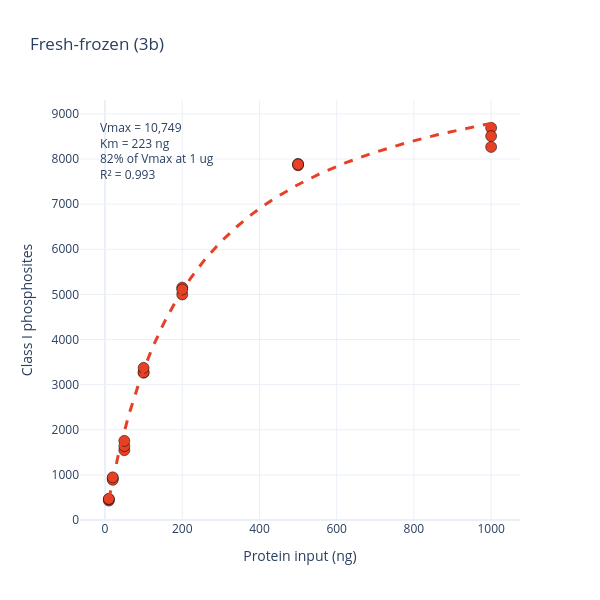
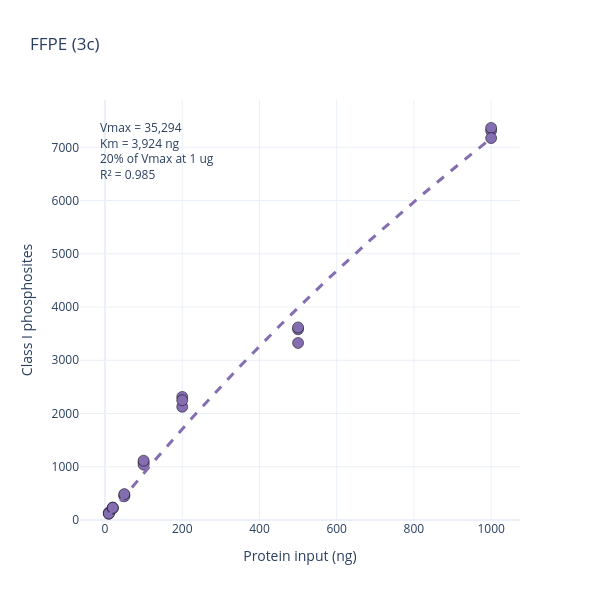

Notebook cell for these charts, in order:
### Markdown cell above
# Supplementary Figure 4b & 4c
Class I phosphosite depth vs protein input for fresh-frozen (3a) and FFPE (3b) mouse brain, each fitted with the **same Michaelis–Menten saturation model** `sites = Vmax·x/(Km+x)`. Using one consistent model for both materials makes the difference interpretable from the fitted parameters (Km, % of Vmax reached) rather than from the choice of equation. Fresh-frozen approaches saturation within the series (low Km), whereas FFPE remains far below its plateau (high Km) — indicating FFPE depth is input-limited and that phosphopeptide recovery from FFPE is lower at matched input.

### Code cell
# Suppl 4b/3c - Michaelis-Menten fit (same model both materials), fitted to all replicate points.
def michaelis_menten(x, Vmax, Km):
    return Vmax * x / (Km + x)

def r_squared(y, yhat):
    ss_res = np.sum((y - yhat) ** 2); ss_tot = np.sum((y - np.mean(y)) ** 2)
    return 1 - ss_res / ss_tot

def mm_panel(counts, color, title):
    x = np.array([ng for ng in INPUTS for _ in counts[ng]], dtype=float)
    y = np.array([v for ng in INPUTS for v in counts[ng]], dtype=float)
    (Vmax, Km), _ = curve_fit(michaelis_menten, x, y, p0=[max(y) * 1.5, 200], maxfev=10000)
    r2 = r_squared(y, michaelis_menten(x, Vmax, Km))
    pct_1ug = michaelis_menten(1000, Vmax, Km) / Vmax * 100
    print(f'{title:<12} Vmax={Vmax:7.0f}  Km={Km:7.0f} ng  R2={r2:.4f}  | {pct_1ug:.0f}% of Vmax at 1 ug')

    xs = np.linspace(min(INPUTS), max(INPUTS), 300)
    fig = go.Figure()
    fig.add_trace(go.Scatter(x=x, y=y, mode='markers',
        marker=dict(size=11, color=color, line=dict(width=0.5, color='black')), showlegend=False))
    fig.add_trace(go.Scatter(x=xs, y=michaelis_menten(xs, Vmax, Km), mode='lines',
        line=dict(color=color, width=3, dash='dash'), showlegend=False))
    fig.add_annotation(x=0.04, y=0.96, xref='paper', yref='paper', showarrow=False, align='left',
        text=(f'Vmax = {Vmax:,.0f}<br>Km = {Km:,.0f} ng<br>'
              f'{pct_1ug:.0f}% of Vmax at 1 ug<br>R&#178; = {r2:.3f}'))
    fig.update_layout(width=600, height=600, template='plotly_white', title=title,
                      xaxis_title='Protein input (ng)', yaxis_title='Class I phosphosites')
    fig.update_yaxes(rangemode='tozero')
    return fig, (Vmax, Km, r2, pct_1ug)

fig_a, ff_fit   = mm_panel(ff_counts,   FF_COLOR,   'Fresh-frozen (3b)')
fig_b, ffpe_fit = mm_panel(ffpe_counts, FFPE_COLOR, 'FFPE (3c)')
fig_a.show()
fig_b.show()
#fig_a.write_image(r'figures/figure4/suppl_figure4b.pdf', width=600, height=600)
#fig_b.write_image(r'figures/figure4/suppl_figure4c.pdf', width=600, height=600)

### Figure 1 — Plotly figure (JSON) as saved in the notebook; plotly's stock layout.template omitted (floating-point values rounded to 4 significant figures; data arrays with more than 128 entries replaced by an {"elided": "..."} marker saying what was removed)
{"data": [{"marker": {"color": "#e64126", "line": {"color": "black", "width": 0.5}, "size": 11}, "mode": "markers", "showlegend": false, "type": "scatter", "x": [10.0, 10.0, 10.0, 20.0, 20.0, 20.0, 50.0, 50.0, 50.0, 100.0, 100.0, 100.0, 200.0, 200.0, 200.0, 500.0, 500.0, 500.0, 1000.0, 1000.0, 1000.0], "y": [430.0, 460.0, 469.0, 927.0, 891.0, 945.0, 1547.0, 1638.0, 1754.0, 3265.0, 3274.0, 3372.0, 4998.0, 5151.0, 5109.0, 7893.0, 7861.0, 7882.0, 8691.0, 8509.0, 8268.0]}, {"line": {"color": "#e64126", "dash": "dash", "width": 3}, "mode": "lines", "showlegend": false, "type": "scatter", "x": {"elided": "300 float values"}, "y": {"elided": "300 float values"}}], "layout": {"annotations": [{"align": "left", "showarrow": false, "text": "Vmax = 10,749<br>Km = 223 ng<br>82% of Vmax at 1 ug<br>R&#178; = 0.993", "x": 0.04, "xref": "paper", "y": 0.96, "yref": "paper"}], "height": 600, "title": {"text": "Fresh-frozen (3b)"}, "width": 600, "xaxis": {"title": {"text": "Protein input (ng)"}}, "yaxis": {"rangemode": "tozero", "title": {"text": "Class I phosphosites"}}}}

### Figure 2 — Plotly figure (JSON) as saved in the notebook; plotly's stock layout.template omitted (floating-point values rounded to 4 significant figures; data arrays with more than 128 entries replaced by an {"elided": "..."} marker saying what was removed)
{"data": [{"marker": {"color": "#846db1", "line": {"color": "black", "width": 0.5}, "size": 11}, "mode": "markers", "showlegend": false, "type": "scatter", "x": [10.0, 10.0, 10.0, 20.0, 20.0, 20.0, 50.0, 50.0, 50.0, 100.0, 100.0, 100.0, 200.0, 200.0, 200.0, 500.0, 500.0, 500.0, 1000.0, 1000.0, 1000.0], "y": [140.0, 117.0, 122.0, 234.0, 217.0, 230.0, 468.0, 446.0, 486.0, 1083.0, 1039.0, 1114.0, 2312.0, 2127.0, 2249.0, 3581.0, 3325.0, 3617.0, 7313.0, 7365.0, 7173.0]}, {"line": {"color": "#846db1", "dash": "dash", "width": 3}, "mode": "lines", "showlegend": false, "type": "scatter", "x": {"elided": "300 float values"}, "y": {"elided": "300 float values"}}], "layout": {"annotations": [{"align": "left", "showarrow": false, "text": "Vmax = 35,294<br>Km = 3,924 ng<br>20% of Vmax at 1 ug<br>R&#178; = 0.985", "x": 0.04, "xref": "paper", "y": 0.96, "yref": "paper"}], "height": 600, "title": {"text": "FFPE (3c)"}, "width": 600, "xaxis": {"title": {"text": "Protein input (ng)"}}, "yaxis": {"rangemode": "tozero", "title": {"text": "Class I phosphosites"}}}}
